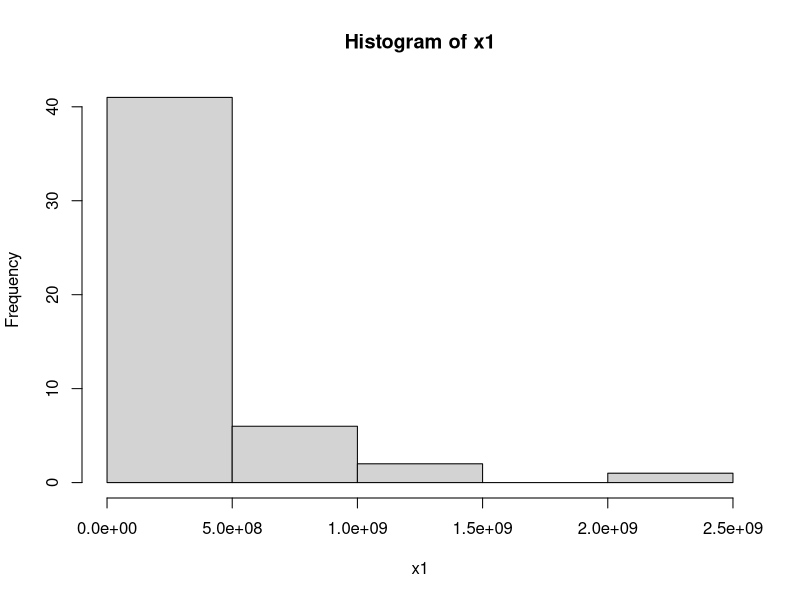
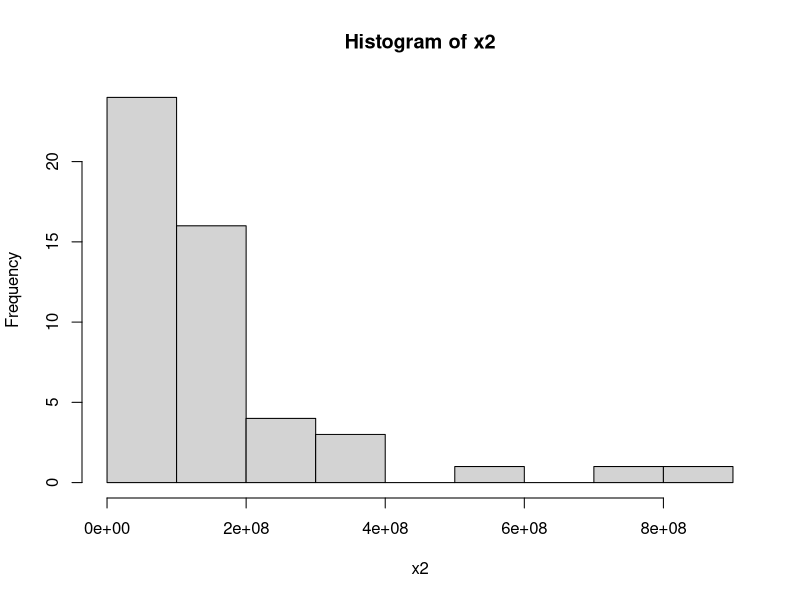
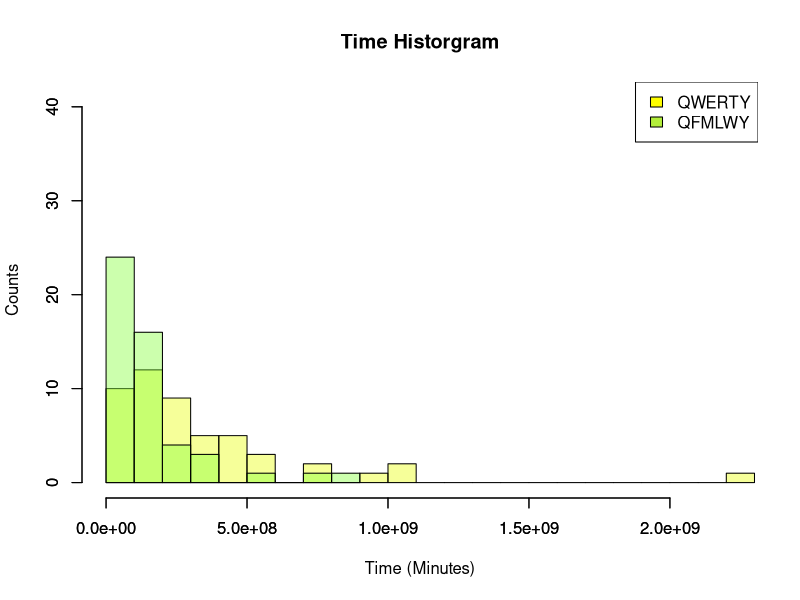

These charts were generated, in order, by the following R code:
library(readr)

ci <- function(x1, x2) {
  n <- length(x1)
  
  X1 <- mean(x1)
  X2 <- mean(x2)
  
  S1 <- var(x1)
  S2 <- var(x2)
  
  z <- qnorm(0.975)
  c <- c(-1, 1)
  
  return((X2 - X1) + c * z * sqrt((S1 + S2) / n))
}

QWERTY.dat <- read_csv("QWERTY.csv")
Uniform.dat <- read_csv("Uniform.csv")
QFMLWY.dat <- read_csv("QFMLWY.csv")
Norman.dat <- read_csv("Norman.csv")
Alphabetical.dat <- read_csv("Alphabetical.csv")

qwerty_uniform.ci <- ci(QWERTY.dat$TIME, Uniform.dat$TIME)
qwerty_uniform.ci
mean(qwerty_uniform.ci)

qwerty_qfmlwy.ci <- ci(QWERTY.dat$TIME, QFMLWY.dat$TIME)
qwerty_qfmlwy.ci
mean(qwerty_qfmlwy.ci)

qwerty_norman.ci <- ci(QWERTY.dat$TIME, Norman.dat$TIME)
qwerty_norman.ci
mean(qwerty_norman.ci)

qwerty_alphabetical.ci <- ci(QWERTY.dat$TIME, Alphabetical.dat$TIME)
qwerty_alphabetical.ci
mean(qwerty_alphabetical.ci)

histo <- function(x1, x2) {
  col1 <- "yellow"
  col2 <- "olivedrab2"
  
  hist1 <- hist(x1)
  hist2 <- hist(x2)
  
  xl <- c(min(min(x1), min(x2)) - 2, max(max(x1), max(x2)) + 2)
  yl <- c(min(min(hist1$counts), min(hist2$counts)), 
          max(max(hist1$counts), max(hist2$counts)))
  
  hist(x1,
       breaks = 20,
       xlim = xl,
       ylim = yl,
       xlab = "Time (Minutes)",
       ylab = "Counts",
       main = "Time Historgram",
       col = rgb(234 / 255, 1, 0, 0.4))
  
  par(new = TRUE)
  
  hist(x2,
       breaks = 10,
       xlim = xl,
       ylim = yl,
       xlab = "",
       ylab = "",
       main = "",
       col = rgb(129 / 255, 1, 51 / 255, 0.4))
  
  legend(x = "topright", legend = c("QWERTY","QFMLWY"), 
         fill = c(col1,col2))
  
}

histo(QWERTY.dat$TIME, QFMLWY.dat$TIME)


